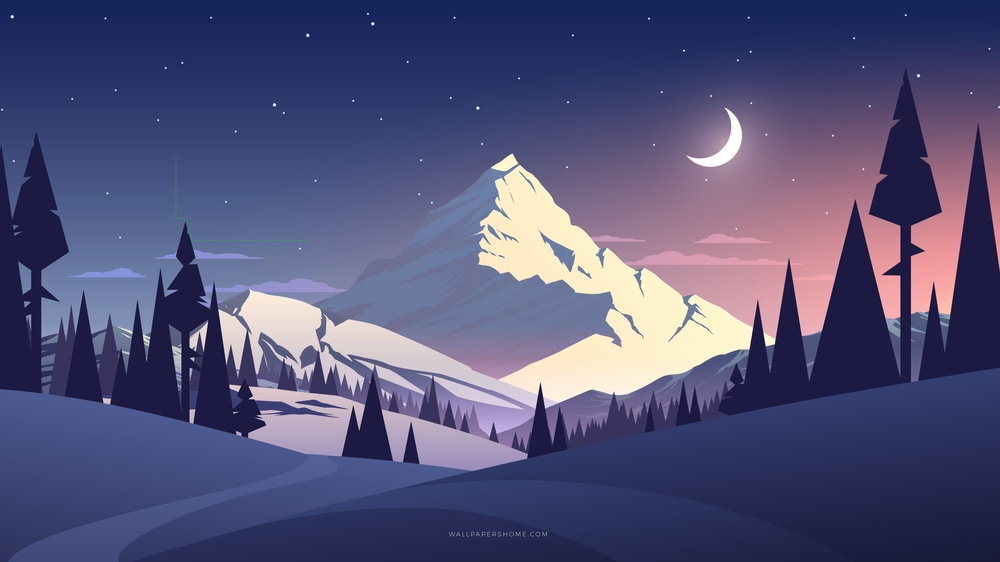
#> input picture sonuc/abstract-astar-stack.jpg, 1000 x 562 px, shrunk from 5120 x 2880 before the run
$ python aStar.py
#> lines starting #> are read from the running program, lines starting #| are printed output that depends on the picture; after the words box and inside, x2 and y2 are one past the last pixel; in counts of white or black regions, pixels touching at a corner belong together
import cv2
import sys
import timeit
import numpy as np
from PIL import Image


class Node():
    # resimden alınan pixelleri temsil edecek node
    def __init__(self, parent=None, position=None):
        self.parent = parent
        self.position = position
        self.created = False

        self.g = sys.maxsize
        self.h = sys.maxsize
        self.f = sys.maxsize

    def __eq__(self, other):
        return self.position == other.position

class MinHeap:
    # [4 lines left out: function __init__, not called in this run]

    def push(self, data): # heap'e eleman ekleyen fonksiyon
        self.heap.append(data)
        self.__floatUp(len(self.heap) - 1)


    # [10 lines left out: function pop, not called in this run]

    def __swap(self, i, j): # iki elemanın yerini degistiren fonksiyon
        self.heap[i], self.heap[j] = self.heap[j], self.heap[i]

    # [19 lines left out: functions __floatUp, bubbleDown, not called in this run]

def find_path(current_node,img): # iki nokta arasındaki yolu çıkaran ve yeşil yapan fonksiyon
    path = []
    current = current_node
    while current is not None:
        path.append(current.position)
        img[current.position[0]][current.position[1]] = [0, 255, 0]
        current = current.parent
    return path[::-1], img


def min_stack(open_list): # stackteki minimum elemanı bulan fonksiyon
    current_node = open_list[0]
    current_index = 0

    for index, item in enumerate(open_list):
        if item.f < current_node.f:
            current_node = item
            current_index = index
    return current_node, current_index, open_list


def aStar_with_stack(start, end, img): # a* / stack algoritması, başlangıc bitiş ve fotoğraf parametreleri alır

    start_node = Node(None, start) # başlangıç noktası
    start_node.g = start_node.h = start_node.f = 0
    end_node = Node(None, end) #  bitiş noktası
    end_node.g = end_node.h = end_node.f = 0

    # algoritma için gerekli closed list ve open list tanımlaması
    closed_list = []
    open_list = []
    pop_count = 0 # stackteki işlemleri tutabilmek için tanımlanan değişken
    stack_max_count = 1 # stackteki max eleman sayısını bulmak için tanımlanan değişken
    open_list.append(start_node)

    created = np.zeros((img.shape[0], img.shape[1])) # bütün noktaların oluşup oluşmadığını tutan matris( 0 : oluşmadı , 1 : open_list'te , 2: closed_list'te)
    created[start_node.position[0]][start_node.position[1]] = 1

    while len(open_list) > 0: # open list boşalana kadar döngü
        if len(open_list) > stack_max_count: # max_count'ı belirlemek için
            stack_max_count = len(open_list) # max_count'ı belirlemek için

        # stackteki min eleman belirlenir
        current_node, current_index, open_list = min_stack(open_list)

        # open_list'teki eleman poplanır ve closde list'e konur
        open_list.pop(current_index)
        pop_count += 1
        closed_list.append(current_node)
        created[current_node.position[0]][current_node.position[1]] = 2 #created güncellenir

        # hedef bulunduysa yol yazdırılır
        if current_node == end_node:
            print("stack islem sayisi:"+ str(pop_count))
            print("stack max eleman sayisi:"+ str(stack_max_count))
            path, img = find_path(current_node,img)
            return path, img

        # komsular belirlenir
        children = []
        for new_position in [(0, -1), (0, 1), (-1, 0), (1, 0)]: # komsu noktalar

            # node konumu
            node_position = (current_node.position[0] + new_position[0], current_node.position[1] + new_position[1])

            # node konumunun size içinde olduğu kontrol edilir
            if node_position[0] > (len(img) - 1) or node_position[0] < 0 or node_position[1] > (len(img[len(img)-1]) -1) or node_position[1] < 0:
                continue

            new_node = Node(current_node, node_position)
            children.append(new_node)

        # komsular dolaşılır
        for child in children:
            if created[child.position[0]][child.position[1]] == 2: # 2 ise closed listte, bir şey yapılmasına gerek yok
                continue

            if created[child.position[0]][child.position[1]] == 1: # 1 ise open listte, open listte komşu bulunur
                i = 0
                while i < len(open_list):
                    if child == open_list[i]:
                        child = open_list[i]
                        i = len(open_list)
                    i += 1

            new_path_cost = current_node.g + (256 - img[child.position[0]][child.position[1]][2])/100 # yeni maliyet hesaplanır

            if new_path_cost < child.g: # hesaplanan maliyet varolan maliyetten küçükse güncellenir
                child.g = new_path_cost

                x, y = abs(child.position[0] - end_node.position[0]), abs(child.position[1] - end_node.position[1]) # x ve y farkları hesaplanır
                child.h = x+y   # x ve y farkları toplandı
                child.f = child.g + child.h     # f fonksiyonu hesaplandı
                child.parent = current_node

            # komsu daha önce oluşturulmamışsa open liste eklenir
            if created[child.position[0]][child.position[1]] == 0:
                open_list.append(child)
                created[child.position[0]][child.position[1]] =1


# [181 lines left out: functions aStar_with_heap, bfs_with_stack, bfs_with_heap, not called in this run]


def main():

    run = True

    while run:
        img_name = input("Input resmin adini girin (cikmak icin exit yazabilirsiniz):")
#> the answer given: sonuc/abstract-astar-stack.jpg
        if img_name == "exit":
            run = False

        else:

            start_x, start_y, end_x, end_y = sys.maxsize,sys.maxsize,sys.maxsize,sys.maxsize
            img = cv2.imread(img_name)  # B G R , for R value, use with [2]
#> img is the input picture: shape (562, 1000, 3); mean B, G, R 120.3, 82.6, 83.1

            while start_x > img.shape[0]-1 or start_y > img.shape[1]-1 or end_x > img.shape[0]-1 or end_y > img.shape[1]-1:
                print("Baslangic bitis noktasi koordinatlari (0,0) , ("+str(img.shape[0]-1)+","+str(img.shape[1]-1)+") arasi olmalidir")

                start_x = int(input("Baslangic noktasi icin x girin:"))
                start_y = int(input("Baslangic noktasi icin y girin:"))


                end_x = int(input("Bitis noktasi icin x girin:"))
                end_y = int(input("Bitis noktasi icin y girin:"))
#> this loop made 1 pass; the answer given on pass 1: 3

            start = (start_x, start_y)
#> start = (3, 3)
            end = (end_x, end_y)
#> end = (3, 3)
            algorithm_choice = 0

            while algorithm_choice < 1 or algorithm_choice > 4:
                print("1. Astar-Stack")
                print("2. Astar-Heap")
                print("3. BFS-Stack")
                print("4. BFS-Heap")
                print("Algoritma secin:", end="")
                algorithm_choice = int(input())

            if algorithm_choice == 1:
                begin_time = timeit.default_timer()
                path, img = aStar_with_stack(start, end, img)
#> the loop in aStar_with_stack, `while len(open_list) > 0:` made 1 pass
#> after the loop in aStar_with_stack, `while len(open_list) > 0:`:
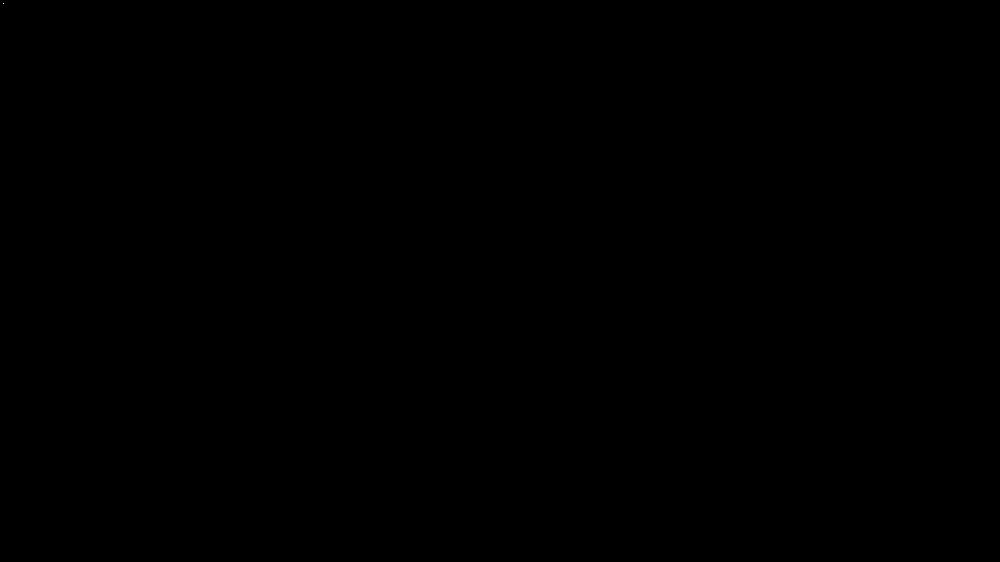
#> created: shape (562, 1000) float64; values 0 (black) and 2 (white), 0% white in thin lines or dots, all inside (x1, y1, x2, y2) = (3, 3, 4, 4)
#> after the loop in aStar_with_stack, `while len(open_list) > 0:`: closed_list = 1 item; open_list = []; pop_count = 1
#> path = [(3, 3)]
                stop_time = timeit.default_timer()

            elif algorithm_choice == 2:
                begin_time = timeit.default_timer()
                path, img = aStar_with_heap(start, end, img)
                stop_time = timeit.default_timer()

            elif algorithm_choice == 3:
                begin_time = timeit.default_timer()
                path, img = bfs_with_stack(start, end, img)
                stop_time = timeit.default_timer()

            else:
                begin_time = timeit.default_timer()
                path, img = bfs_with_heap(start, end, img)
                stop_time = timeit.default_timer()

            print(path)
#| [(3, 3)]
            print('Time: ', stop_time - begin_time)
            cv2.imwrite("sonuc.jpg", img)
            image = Image.open('sonuc.jpg')
            image.show()


if __name__ == '__main__':
#> (the run stopped early here; a loop or call above may not have finished)
